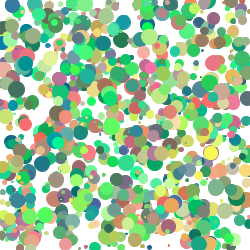
Frame 1 (no input)
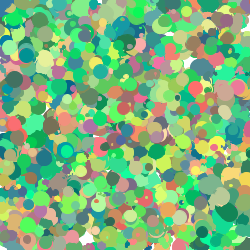
Frame 60 (the mouse pressed at the canvas centre just before this capture)
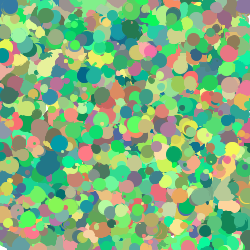
Frame 120 (the mouse held since frame 60 and released just before this capture)

The Processing sketch that drew these frames (run headless with seeded random() and noise(); from frame 60 on, the mouse is pressed at the canvas centre):

// Processing sketch: processing_116698
// ── processing_116698.pde

//this is going to be my cell class
//class is like another function

class Cell {

  float xlocation;
  float ylocation;
  float dia;
  float cellred, cellgreen, cellblue; 
  float lineweight;
  boolean isseed; 

  Cell() {

    xlocation=random(0, 250);
    ylocation=random(0, 250);
    dia=random(0.5, 16); // varied diameters
    isseed=false;
    cellred=random(0, 255);
    cellgreen=random(100, 255);
    cellblue=random(80, 170);
    lineweight=0.5;
  }

  void display() {
    stroke(cellred,cellgreen,cellblue); //same colour as fill
    fill(cellred, cellgreen, cellblue);
    ellipse(xlocation, ylocation, dia, dia);
  }

  void update() {
    xlocation= xlocation+ random(-2, 2); // increased speed
    ylocation= ylocation+ random(-2, 2);
  }
}

//diffusion limited aggregation 

Cell[] myCells=new Cell[1000]; 

void setup() {
  size(250, 250);
  background(255); // cells leave trace
  for (int i=0; i<myCells.length ;i++) {  // . length function 
    myCells[i]=new Cell();
  }
}


void draw() {

  for (int i=0; i<myCells.length; i++) {
    myCells[i].display();
    myCells[i].update();
  }
}
